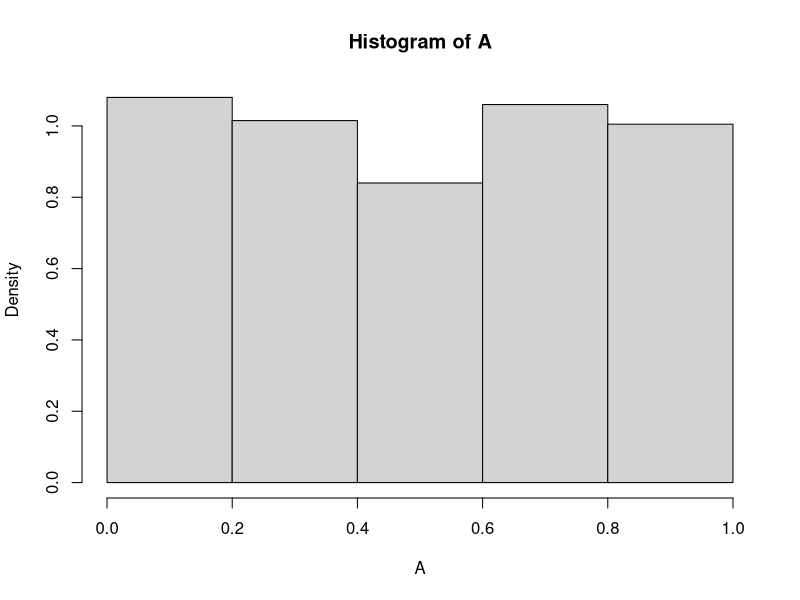
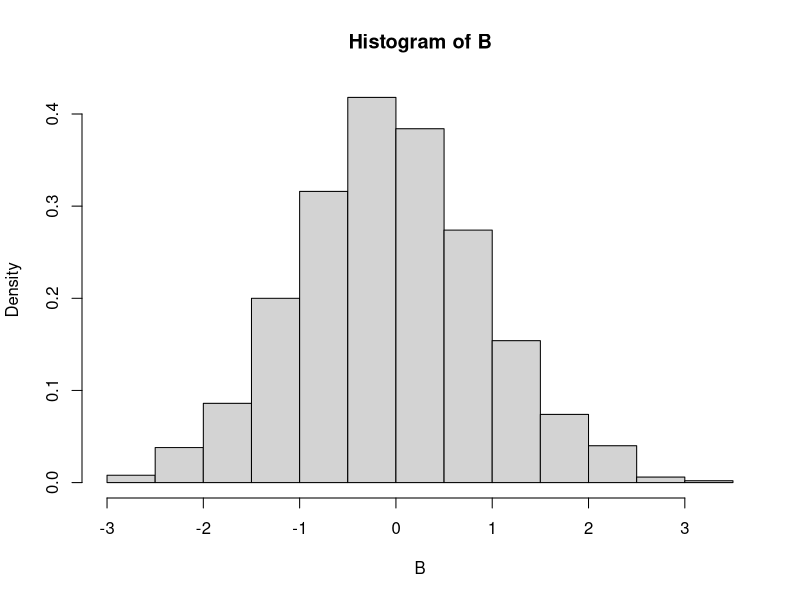
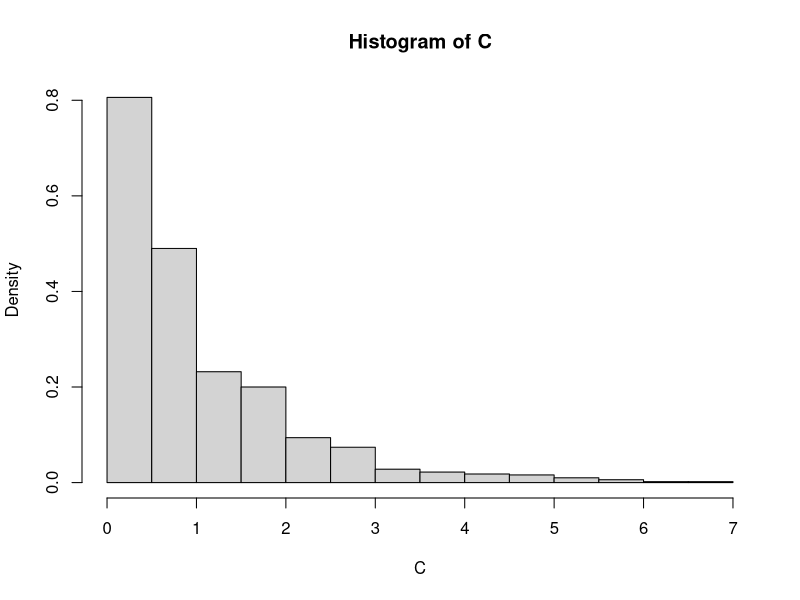

Source code (R) for these figures, in order:
# Title     : Class 1 and 2
# Objective : TODO
# Created by: carloscaro
# Created on: 2020-11-04

# Class 1
####################
A = runif(1000)
H = hist(A, breaks = c(0,0.2,0.4,0.6,0.8,1), freq = FALSE)
H$counts
max(A)
min(A)
# The area in the density is always equal to 1
# The density histogram allows us to identify the family distribution

# Creating a dataset with normal distribution
B = rnorm(1000)
hist(B, freq = FALSE)

# Creating a dataset with exponential distribution
C = rexp(1000)
hist(C, freq = FALSE)

# In terminal, we can check and set the working directory with getwd() and setwd()

# Class 2
####################
A = read.table('data1.txt')
table(A)

# From class problem
x = seq(-1.5, 0.01)
fx = 0*(x<0)+x^2/8*(x>=0)*(x<2)+(-x^3/8+x-1)*(x>=2)*(x<4)+1*(x>=4)

